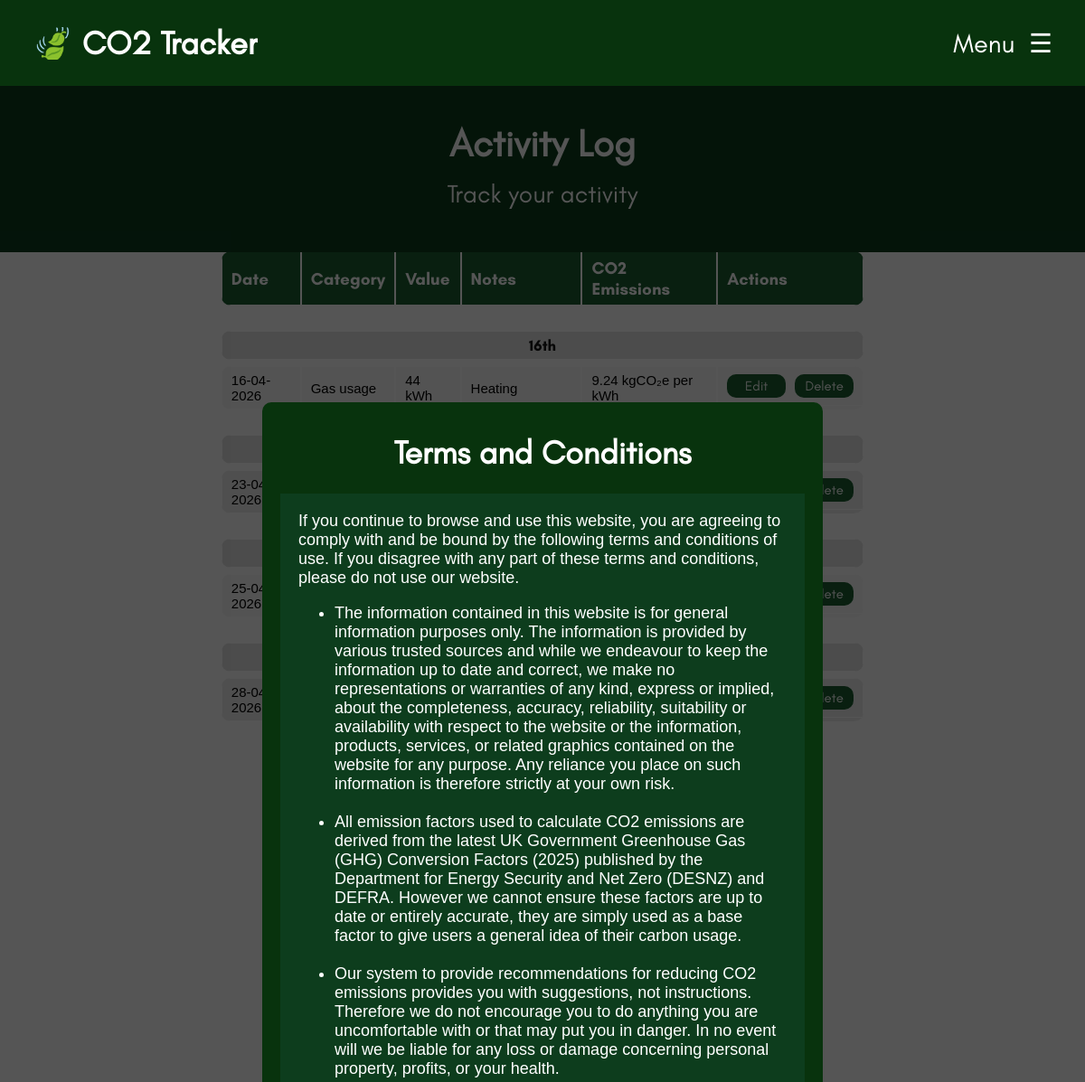
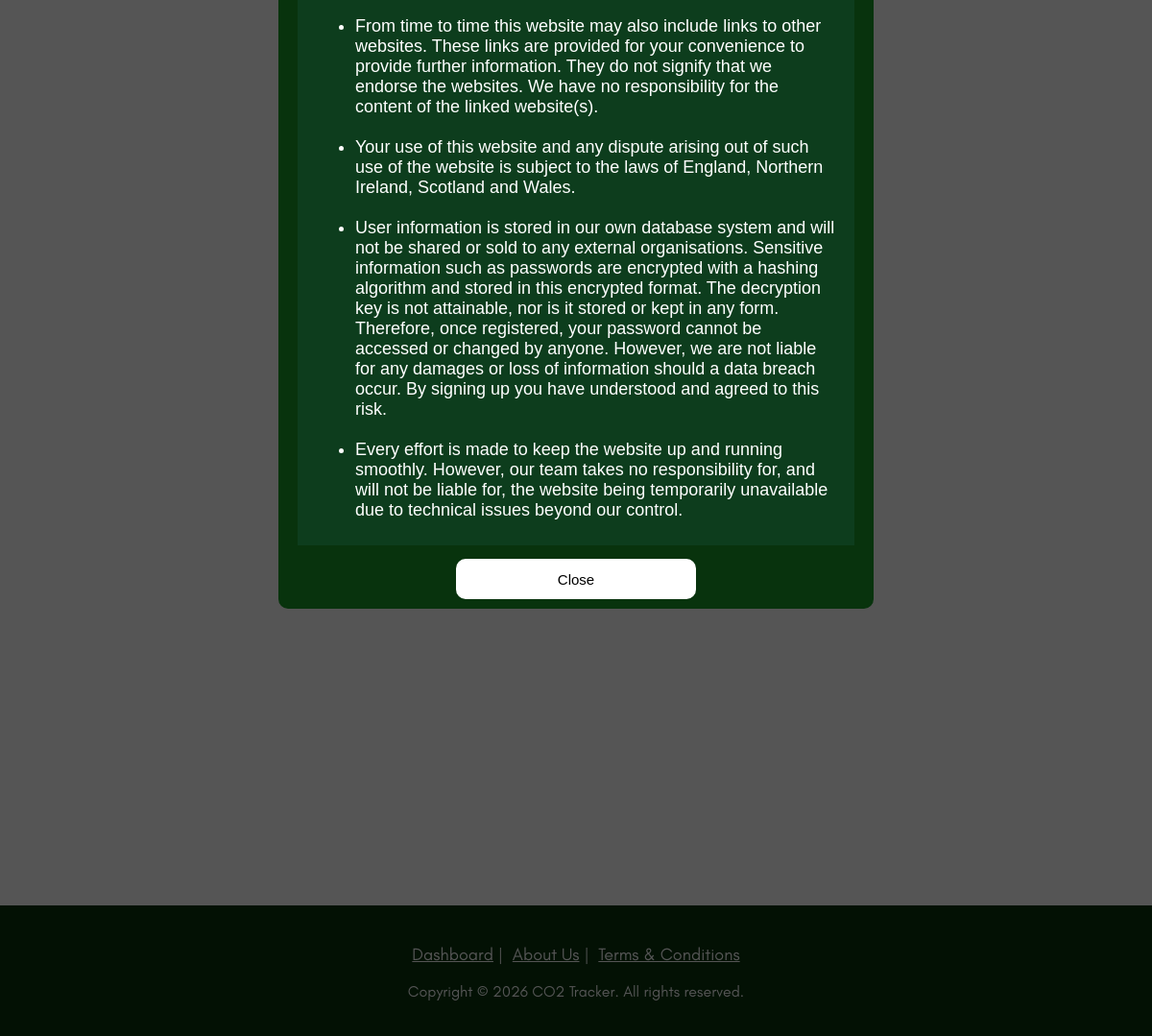
The app's page /activity-log.php?show-terms=1 (signed in) with its own data (2 pictures, top to bottom).
### tables this page shows
CREATE TABLE Activity_Log
(
	Log_ID INTEGER PRIMARY KEY AUTOINCREMENT,
	User_ID INTEGER NOT NULL,
	Category_ID INTEGER NOT NULL,
	Value INTEGER NOT NULL,
	Activity_Date DATETIME NOT NULL,
	Notes TEXT,
	Calculated_Emissions REAL NOT NULL
);

CREATE TABLE Emission_Category
(
	Category_ID TEXT PRIMARY KEY,
	Name TEXT NOT NULL,
	Description TEXT NOT NULL,
	Unit TEXT NOT NULL,
	Average REAL NOT NULL,
	Emission_Factor REAL NOT NULL,
	Emission_Unit TEXT NOT NULL
);

### components/functions.php (the view, shortened to what this page needs)
<?php
if (isset($_GET['show-terms'])) {
    echo '
        <div id="tc-overlay" style="display: flex !important;">
          <div class="content">
            <h1>Terms and Conditions</h1>
            <div id="scroll-box">
                If you continue to browse and use this website, you are agreeing to comply with and be bound by the following terms and conditions of use. If you disagree with any part of these terms and conditions, please do not use our website.
                <br>
                <ul>
                    <li>The information contained in this website is for general information purposes only. The information is provided by various trusted sources and while we endeavour to keep the information up to date and correct, we make no representations or warranties of any kind, express or implied, about the completeness, accuracy, reliability, suitability or availability with respect to the website or the information, products, services, or related graphics contained on the website for any purpose. Any reliance you place on such information is therefore strictly at your own risk.
                    </li><br>
                    <li>All emission factors used to calculate CO2 emissions are derived from the latest UK Government Greenhouse Gas (GHG) Conversion Factors (2025) published by the Department for Energy Security and Net Zero (DESNZ) and DEFRA. However we cannot ensure these factors are up to date or entirely accurate, they are simply used as a base factor to give users a general idea of their carbon usage.
                    </li><br>
                    <li>Our system to provide recommendations for reducing CO2 emissions provides you with suggestions, not instructions. Therefore we do not encourage you to do anything you are uncomfortable with or that may put you in danger. In no event will we be liable for any loss or damage concerning personal property, profits, or your health.
                    </li><br>
                    <li>From time to time this website may also include links to other websites. These links are provided for your convenience to provide further information. They do not signify that we endorse the websites. We have no responsibility for the content of the linked website(s).
                    </li><br>
                    <li>Your use of this website and any dispute arising out of such use of the website is subject to the laws of England, Northern Ireland, Scotland and Wales.
                    </li><br>
                    <li>User information is stored in our own database system and will not be shared or sold to any external organisations. Sensitive information such as passwords are encrypted with a hashing algorithm and stored in this encrypted format. The decryption key is not attainable, nor is it stored or kept in any form. Therefore, once registered, your password cannot be accessed or changed by anyone. However, we are not liable for any damages or loss of information should a data breach occur. By signing up you have understood and agreed to this risk.
                    </li><br>
                    <li>Every effort is made to keep the website up and running smoothly. However, our team takes no responsibility for, and will not be liable for, the website being temporarily unavailable due to technical issues beyond our control.
                    </li><br>
                </ul>
            </div>
            <br>
            <button id="tc-accept-btn" onclick="closeTC()">Close</button>
          </div>
        </div>
    ';
}
function dbConnect()
{
  $db = new SQLite3(__DIR__ . "/data.db");
  $db->enableExceptions(true);
  return $db;
}
function DisplayActivityLog()
{
  $current_month_datetime = new DateTime('first day of this month 00:00:00');
  $current_m_y = $current_month_datetime->format('m-y');
  $selected_month_param = isset($_GET['date']) ? $_GET['date'] : $current_m_y;
  $selected_month_datetime = DateTime::createFromFormat('m-y', $selected_month_param);
  $selected_month_datetime->modify('first day of this month 00:00:00');
  $prev_month = (clone $selected_month_datetime)->modify('-1 month')->format('m-y');
  echo "<div class='activity-month-select-container'>";
  echo "<a href='?date=$prev_month' class='month-select-arrow'>❮</a>";
  echo "<p class='activity-month-header'>" . $selected_month_datetime->format('F Y') . "</p>";
  echo "</div>";
  DisplayThisMonthsActivities($selected_month_datetime);
}
function DisplayThisMonthsActivities($selected_month_datetime)
{
    $db = dbConnect();
    $month = $selected_month_datetime->format('m-Y');
    $stmt = $db->prepare("
            SELECT AL.*, U.Username, C.Name, C.Unit, C.Emission_Unit
            FROM Activity_Log AL
            INNER JOIN User U ON AL.User_ID = U.User_ID
            INNER JOIN Emission_Category C ON AL.Category_ID = C.Category_ID
            WHERE U.User_ID = :user_id
            AND substr(Activity_Date, 4, 7) = :selected_month
            ORDER BY AL.Activity_Date ASC
        ");
    $stmt->bindValue(':user_id', $_SESSION['user_id'], SQLITE3_INTEGER);
    $stmt->bindValue(':selected_month', $month, SQLITE3_TEXT);
    $results = $stmt->execute();
    if ($results) {
    $lastDate = "";
    echo "
            <table class='activities-table'>
            <tr>
                <th>Date</th>
                <th>Category</th>
                <th>Value</th>
                <th>Notes</th>
                <th>CO2 Emissions</th>
                <th>Actions</th>
            </tr>";
    while ($row = $results->fetchArray(SQLITE3_ASSOC)) {
        $currentDate = $row['Activity_Date'];
        $dateTime = DateTime::createFromFormat('d-m-Y', $currentDate);
        $dateFormatted = $dateTime->format('jS');
        if ($currentDate !== $lastDate) {
        echo "
                    <tr></tr>
                    <tr></tr>
                    <tr></tr>
                    <tr class='date-break'>
                        <td colspan='6'><p>" . $dateFormatted . "</p></td>
                    </tr>";
        $lastDate = $currentDate;
        }
        $logId = $row['Log_ID'];
        $escapedNotes = htmlspecialchars($row['Notes'], ENT_QUOTES);
        $escapedValue = htmlspecialchars($row['Value'], ENT_QUOTES);
        $dateForEditInput = $dateTime->format('Y-m-d');
        echo "
                <tr id='row-{$logId}'>
                    <td>{$row['Activity_Date']}</td>
                    <td>{$row['Name']}</td>
                    <td>{$row['Value']} {$row['Unit']}</td>
                    <td>{$row['Notes']}</td>
                    <td>{$row['Calculated_Emissions']} {$row['Emission_Unit']}</td>
                    <td class='action-buttons'>
                        <button onclick='openEditModal({$logId}, \"{$dateForEditInput}\", \"{$escapedValue}\", \"{$escapedNotes}\")' class='edit-delete-button'>Edit</button>
                        <button onclick='confirmDelete({$logId})' class='edit-delete-button'>Delete</button>
                    </td>
                </tr>";
    }
    echo "</table>";
    echo "<div class='add-activity-btn-container'><button onclick='openAddModal()' class='add-activity-btn'>+ Add Activity</button></div>";
    }
    else {
        echo "No activities found or query failed.";
    }
}
?>

### css/style.css (style rules this page uses)
:root { --lighter-theme-colour: #1b5e31; --main-theme-colour: #0d3d1d; --darker-theme-colour: #08330d; --error-colour: #ff1313; }
body { margin-block: 0; min-height: 100vh; display: flex; flex-direction: column; font-size: 18px; font-family: Arial, Helvetica, sans-serif; }
.activity-month-select-container { display: flex; justify-content: space-between; align-items: center; margin-bottom: 20px; }
.activity-month-header { font-family: Glacial Indifference; font-size: 30px; text-align: center; }
.month-select-arrow { font-size: 30px; color: var(--main-theme-colour); cursor: pointer; text-decoration: none; }
.activities-table { font-family: arial, sans-serif; font-size: 15px; width: 100%; border-collapse: separate; border-spacing: 0px 7px; border-radius: 10px; margin-bottom: 50px; }
table td, th { border: 1px solid white; text-align: left; padding: 6px 10px; height: 2em; }
th { font-family: 'Glacial Indifference Bold'; background-color: var(--lighter-theme-colour); color: white; font-size: 19px; }
.date-break td { height: 0.5rem !important; padding: 0px !important; background-color: #e3e3e3 !important; text-align: center !important; }
.date-break td p { margin: 5px !important; font-size: 17px; font-family: 'Glacial Indifference Bold'; opacity: 0.9; }
table tr:nth-child(even) { background-color: #f8f8f8; }
table tr { clip-path: xywh(0 0 100% 100% round 0.7em); background-color: #ededed; }
.edit-delete-button { border-radius: 10px; padding: 4px 10px; color: white; width: 65px; font-family: 'Glacial Indifference'; font-size: 15px; background-color: var(--lighter-theme-colour); border: none; cursor: pointer; }
.action-buttons { display: flex; justify-content: center; align-items: center; gap: 10px; }
.add-activity-btn { border-radius: 10px; padding: 6px 10px; color: white; font-size: 18px; font-family: 'Glacial Indifference'; background-color: var(--lighter-theme-colour); border: none; cursor: pointer; margin: 0 auto; width: 250px; }
.add-activity-btn-container { text-align: center; margin-top: -30px; margin-bottom: 80px; }

### css/termsconditions.css (style rules this page uses)
#tc-overlay { position: fixed; z-index: 999; top: 0; left: 0; height: 100%; width: 100%; display: none; align-items: center; justify-content: center; background-color: #000a; color: #fff; }
#tc-overlay .content { height: 60%; width: 50%; display: flex; align-items: center; justify-content: center; flex-direction: column; background-color: var(--darker-theme-colour); padding: 10px; border-radius: 10px; }
#tc-overlay .content h1 { font-family: Glacial Indifference; }
#tc-overlay .content #scroll-box { padding: 20px; max-width: 90%; background-color: var(--main-theme-colour); -ms-overflow-style: none; scrollbar-width: thin; overflow-x: hidden !important; }
#tc-overlay .content #tc-accept-btn { background-color: var(--lighter-theme-colour); border-color: var(--darker-theme-colour); color: #fff; margin-top: -7px; }
#tc-accept-btn { border-radius: 10px; padding: 4px; width: 250px; height: 43px; color: black !important; font-size: 15px; border: none; cursor: pointer; background-color: white !important; }

### records on screen
activity_log: Activity_Date "16th", Activity_Date "16-04-2026", Category_ID.Name "Gas usage", Value "44", Category_ID.Unit "kWh", Notes "Heating", Calculated_Emissions "9.24", Category_ID.Emission_Unit "kgCO₂e per kWh"
activity_log: Activity_Date "23-04-2026"
activity_log: Activity_Date "25-04-2026"
activity_log: Activity_Date "28-04-2026"
